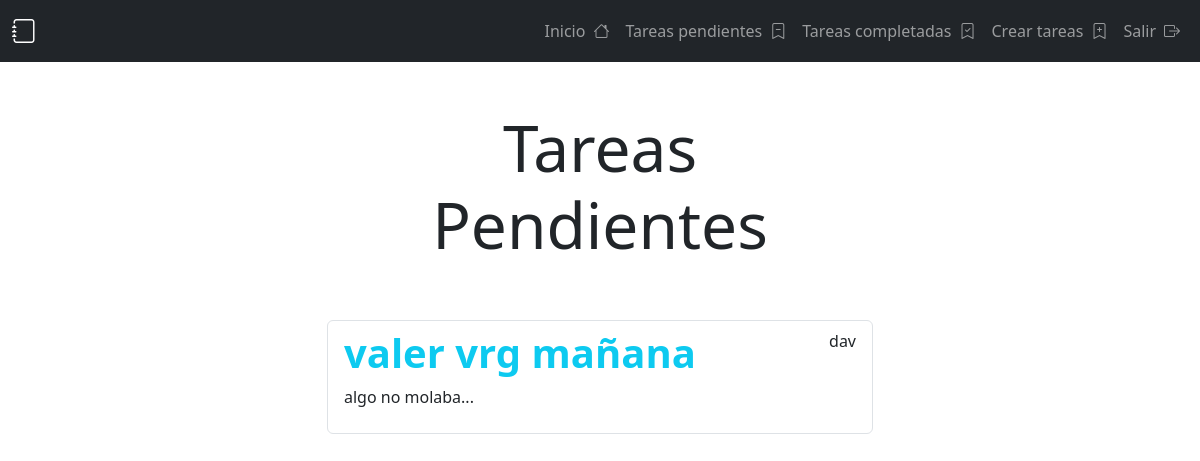
/tasks/ (signed in), run on an earlier commit of the app's database.
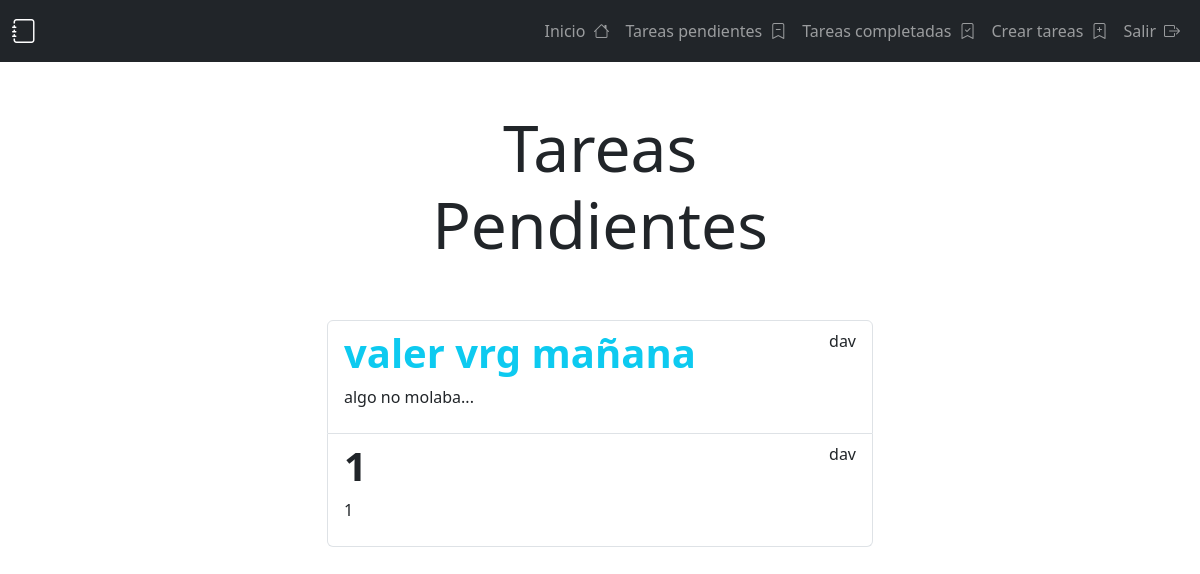
And on a later commit of the database.
### taks/models.py (models this page shows, shortened)
class Task(models.Model):
    class CategoryChoices(models.TextChoices):
        WORK = 'WRK', 'Trabajo'
        STUDY = 'STD', 'Estudio'
        PERSONAL = 'PER', 'Personal'
        OTHER = 'OTH', 'Otro'
    title = models.CharField(max_length=100)
    description = models.TextField(blank=True)
    created = models.DateTimeField(auto_now_add=True)
    datacompleted = models.DateTimeField(null=True, blank=True)
    important = models.BooleanField(default=False)
    user = models.ForeignKey(User, on_delete=models.CASCADE)
    due_date = models.DateTimeField(null=True, blank=True)
    category = models.CharField(
        max_length=3,
        choices=CategoryChoices.choices,
        default=CategoryChoices.OTHER,
    )

### taks/views.py (the view)
# urls.py: path("tasks/",views.tasks, name="tasks"),
@login_required
def tasks(request):
    tasks = Task.objects.filter(user=request.user, datacompleted__isnull=True)
    return render(request, "tasks.html", {"tasks": tasks, "tasks_type":"Tareas Pendientes"})

### taks/templates/tasks.html (shortened to what this page needs)
{% extends "base.html" %}
{% block content %}
<main class="container">
    <div class="row">
        <div class="col-md-6 offset-md-3">
            <h1 class="text-center display-3 py-5">{{ tasks_type }}</h1>
            <ul class="list-group">
                {% for task in tasks %}
                <a class="list-group-item" href="{% url 'task_detail' task.id %}">
                        <header class="d-flex justify-content-between">
                            {% if task.important %}
                            <h1 class="fw-bold text-info">{{task.title}}</h1>
                            {% else %}
                                <h1 class="fw-bold">{{task.title}}</h1>
                            {% endif %}
                            <p>{{task.user.username}}</p>
                        </header>
                        <p>{{task.description}}</p>
                </a>
                {% endfor %}
            </ul>
        </div>
    </div>
</main>
{% endblock %}

What changed in the data, as far as the page shows it:
added Task: title "1", user.username "dav", description "1"
